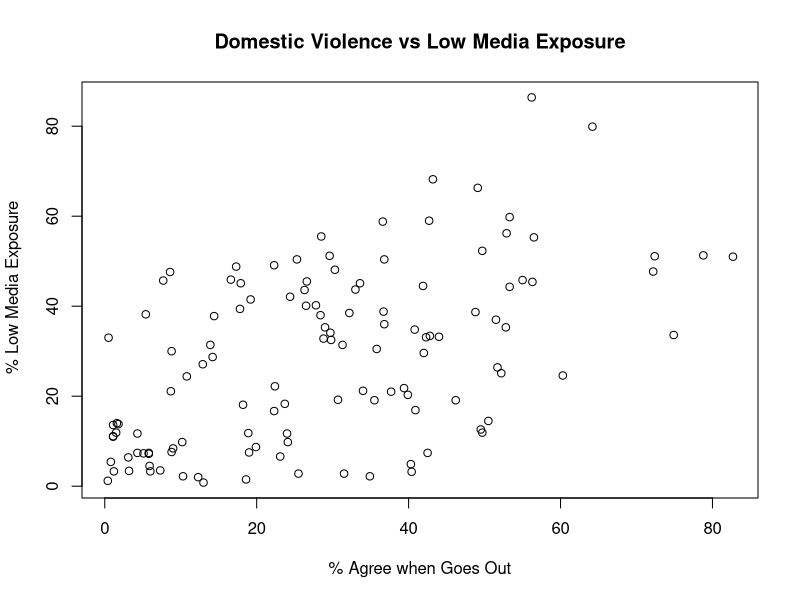
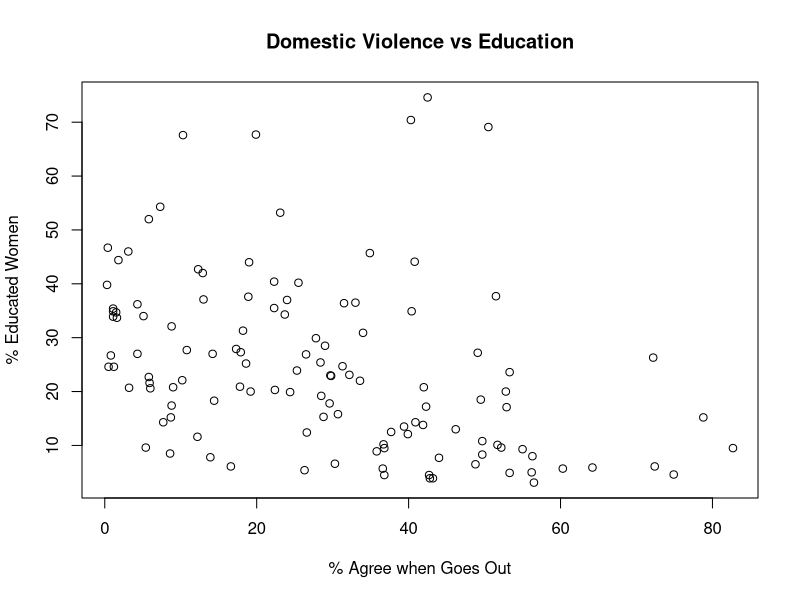
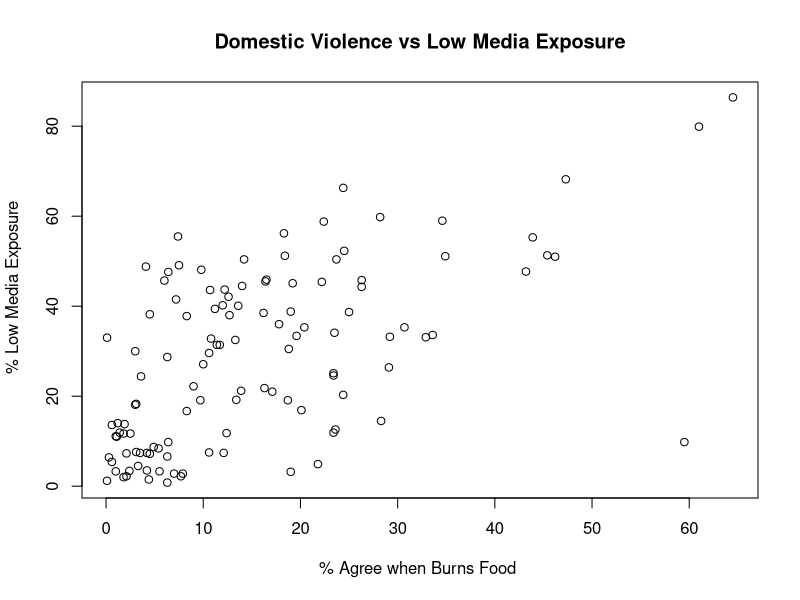
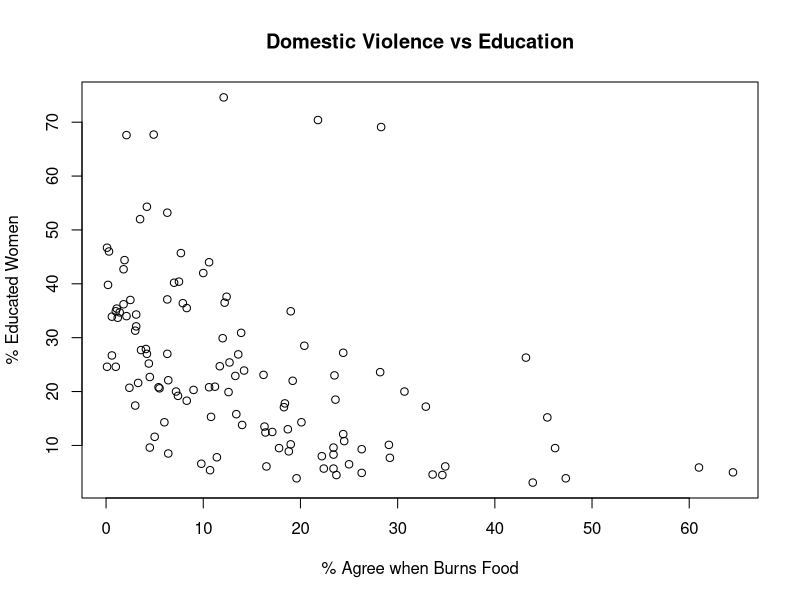
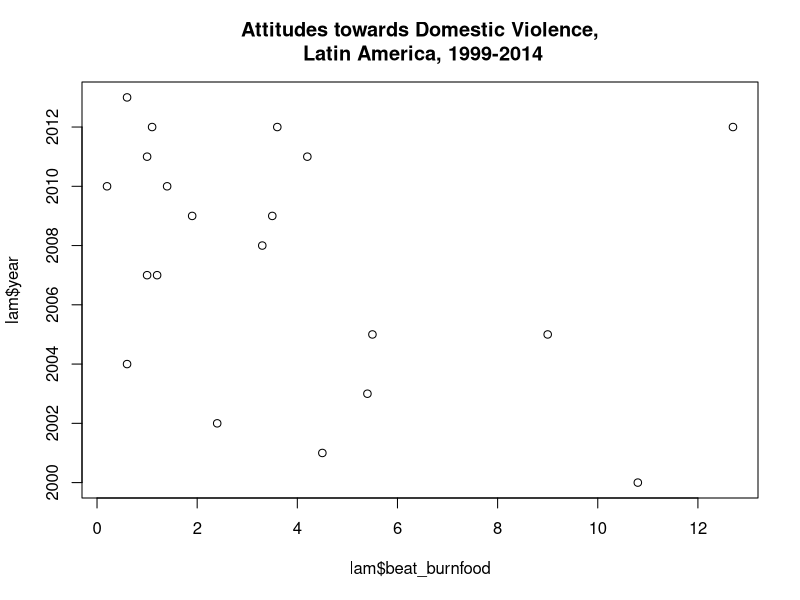
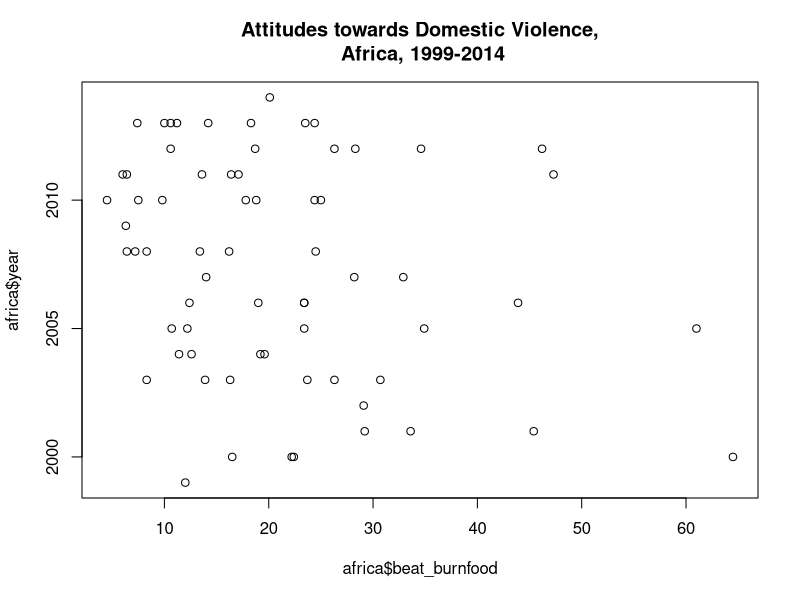
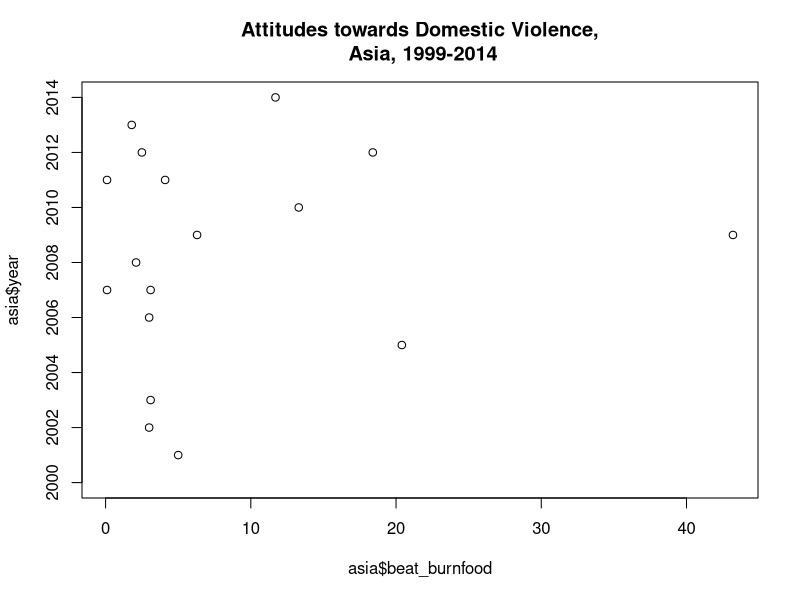
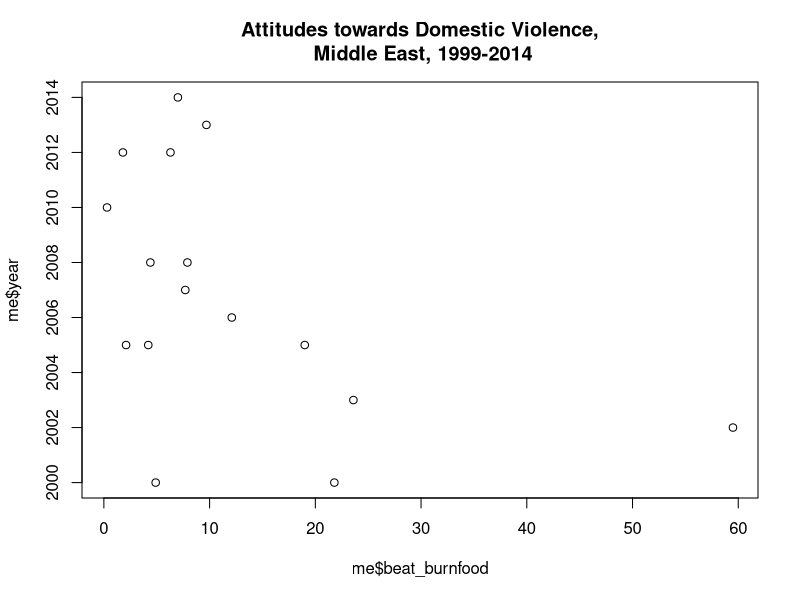

Write R code to recreate these figures, in order.
## ---- chunk 1
dhs <- read.csv("data/dhs_ipv.csv")
## Plot 1: Goes Out vs Low Media Exposure
plot(dhs$beat_goesout, dhs$no_media, ylab = " % Low Media Exposure", xlab = "% Agree when Goes Out", 
     main = "Domestic Violence vs Low Media Exposure")
## Plot 2: Gooes Out vs Female Education
plot(dhs$beat_goesout, dhs$sec_school, ylab = "% Educated Women", xlab = "% Agree when Goes Out", 
      main = "Domestic Violence vs Education")
## Plot 3: Burn food vs Low Media Exposure
plot(dhs$beat_burnfood, dhs$no_media, ylab = " % Low Media Exposure", xlab = "% Agree when Burns Food ", 
     main = "Domestic Violence vs Low Media Exposure")
## Plot 4: Burn food vs Female Education
plot(dhs$beat_burnfood, dhs$sec_school, ylab = "% Educated Women", xlab = "% Agree when Burns Food", 
    main = "Domestic Violence vs Education")
## ---- chunk 2
cor(dhs$beat_burnfood, dhs$no_media, use = "complete.obs")
cor(dhs$beat_burnfood, dhs$sec_school, use = "complete.obs")
## ---- chunk 3
## beat_burnfood
## Median by Region 
median(dhs$beat_burnfood[dhs$region == "Middle East and Central Asia"], na.rm = TRUE)
median(dhs$beat_burnfood[dhs$region == "Asia"], na.rm = TRUE)
median(dhs$beat_burnfood[dhs$region == "Sub-Saharan Africa"], na.rm = TRUE)
median(dhs$beat_burnfood[dhs$region == "Latin America"], na.rm = TRUE)
## Variance by Region 
var(dhs$beat_burnfood[dhs$region == "Middle East and Central Asia"], na.rm = TRUE)
var(dhs$beat_burnfood[dhs$region == "Asia"], na.rm = TRUE)
var(dhs$beat_burnfood[dhs$region == "Sub-Saharan Africa"], na.rm = TRUE)
var(dhs$beat_burnfood[dhs$region == "Latin America"], na.rm = TRUE)
## no_media
## Median by Region 
median(dhs$no_media[dhs$region == "Middle East and Central Asia"], na.rm = TRUE)
median(dhs$no_media[dhs$region == "Asia"], na.rm = TRUE)
median(dhs$no_media[dhs$region == "Sub-Saharan Africa"], na.rm = TRUE)
median(dhs$no_media[dhs$region == "Latin America"], na.rm = TRUE)
## Variance by Region 
var(dhs$no_media[dhs$region == "Middle East and Central Asia"], na.rm = TRUE)
var(dhs$no_media[dhs$region == "Asia"], na.rm = TRUE)
var(dhs$no_media[dhs$region == "Sub-Saharan Africa"], na.rm = TRUE)
var(dhs$no_media[dhs$region == "Latin America"], na.rm = TRUE)
## ---- chunk 4
## Subsetting 
asia <- subset(dhs, region == "Asia")
lam <- subset(dhs, region == "Latin America")
africa <- subset(dhs, region == "Sub-Saharan Africa")
me <- subset(dhs, region == "Middle East and Central Asia")
## plot
plot(lam$beat_burnfood, lam$year, main = "Attitudes towards Domestic Violence,\n Latin America, 1999-2014")
plot(africa$beat_burnfood, africa$year, main = "Attitudes towards Domestic Violence,\n Africa, 1999-2014")
plot(asia$beat_burnfood, asia$year, main = "Attitudes towards Domestic Violence,\n Asia, 1999-2014")
plot(me$beat_burnfood, me$year, main = "Attitudes towards Domestic Violence,\n Middle East, 1999-2014")
## correlations
cor(lam$beat_burnfood, lam$year, use = "complete.obs")
cor(africa$beat_burnfood, africa$year, use = "complete.obs")
cor(asia$beat_burnfood, asia$year, use = "complete.obs")
cor(me$beat_burnfood, me$year, use = "complete.obs")
cor(dhs$beat_burnfood, dhs$year, use = "complete.obs")
